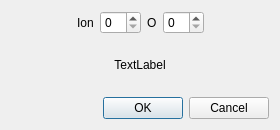
<?xml version="1.0" encoding="UTF-8"?>
<ui version="4.0">
 <class>OxideDialog</class>
 <widget class="QDialog" name="OxideDialog">
  <property name="geometry">
   <rect>
    <x>0</x>
    <y>0</y>
    <width>280</width>
    <height>130</height>
   </rect>
  </property>
  <property name="windowTitle">
   <string>Oxide Molecular Weight</string>
  </property>
  <layout class="QVBoxLayout" name="verticalLayout">
   <item>
    <layout class="QHBoxLayout" name="horizontalLayout">
     <item>
      <spacer name="horizontalSpacer">
       <property name="orientation">
        <enum>Qt::Horizontal</enum>
       </property>
       <property name="sizeHint" stdset="0">
        <size>
         <width>40</width>
         <height>20</height>
        </size>
       </property>
      </spacer>
     </item>
     <item>
      <widget class="QLabel" name="labelIon">
       <property name="text">
        <string>Ion</string>
       </property>
      </widget>
     </item>
     <item>
      <widget class="QSpinBox" name="spinBoxIon"/>
     </item>
     <item>
      <widget class="QLabel" name="label">
       <property name="text">
        <string>O</string>
       </property>
      </widget>
     </item>
     <item>
      <widget class="QSpinBox" name="spinBoxOxygen"/>
     </item>
     <item>
      <spacer name="horizontalSpacer_2">
       <property name="orientation">
        <enum>Qt::Horizontal</enum>
       </property>
       <property name="sizeHint" stdset="0">
        <size>
         <width>40</width>
         <height>20</height>
        </size>
       </property>
      </spacer>
     </item>
    </layout>
   </item>
   <item>
    <widget class="QLabel" name="labelMolWeight">
     <property name="text">
      <string>TextLabel</string>
     </property>
     <property name="textFormat">
      <enum>Qt::RichText</enum>
     </property>
     <property name="alignment">
      <set>Qt::AlignCenter</set>
     </property>
    </widget>
   </item>
   <item>
    <widget class="QDialogButtonBox" name="buttonBox">
     <property name="orientation">
      <enum>Qt::Horizontal</enum>
     </property>
     <property name="standardButtons">
      <set>QDialogButtonBox::Cancel|QDialogButtonBox::Ok</set>
     </property>
    </widget>
   </item>
  </layout>
 </widget>
 <resources/>
 <connections>
  <connection>
   <sender>buttonBox</sender>
   <signal>accepted()</signal>
   <receiver>OxideDialog</receiver>
   <slot>accept()</slot>
   <hints>
    <hint type="sourcelabel">
     <x>257</x>
     <y>120</y>
    </hint>
    <hint type="destinationlabel">
     <x>157</x>
     <y>274</y>
    </hint>
   </hints>
  </connection>
  <connection>
   <sender>buttonBox</sender>
   <signal>rejected()</signal>
   <receiver>OxideDialog</receiver>
   <slot>reject()</slot>
   <hints>
    <hint type="sourcelabel">
     <x>270</x>
     <y>120</y>
    </hint>
    <hint type="destinationlabel">
     <x>286</x>
     <y>274</y>
    </hint>
   </hints>
  </connection>
  <connection>
   <sender>spinBoxIon</sender>
   <signal>valueChanged(int)</signal>
   <receiver>OxideDialog</receiver>
   <slot>recalc()</slot>
   <hints>
    <hint type="sourcelabel">
     <x>110</x>
     <y>24</y>
    </hint>
    <hint type="destinationlabel">
     <x>16</x>
     <y>47</y>
    </hint>
   </hints>
  </connection>
  <connection>
   <sender>spinBoxOxygen</sender>
   <signal>valueChanged(int)</signal>
   <receiver>OxideDialog</receiver>
   <slot>recalc()</slot>
   <hints>
    <hint type="sourcelabel">
     <x>179</x>
     <y>23</y>
    </hint>
    <hint type="destinationlabel">
     <x>271</x>
     <y>26</y>
    </hint>
   </hints>
  </connection>
 </connections>
 <slots>
  <slot>recalc()</slot>
 </slots>
</ui>
